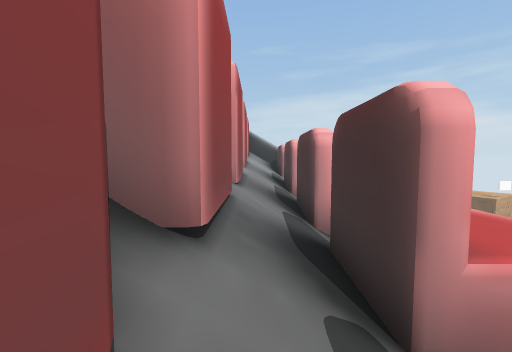
View 1 (above)

24 first-person views from a walk through a scene from a Unity 3-D project. The camera is 1.2 m above the floor, tilts 4° down and sees 90° across. The floor is counted in squares, 1 m on a side. Each view is taken from the middle of a square. On the plan, view 1 faces up. The plan holds only what a view shows up to about 12 squares ahead; the rest is blank. The place goes on beyond the plan. Some surface patterns are stand-ins.

View 2
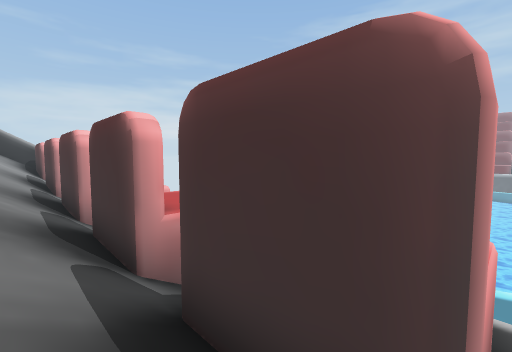

View 3
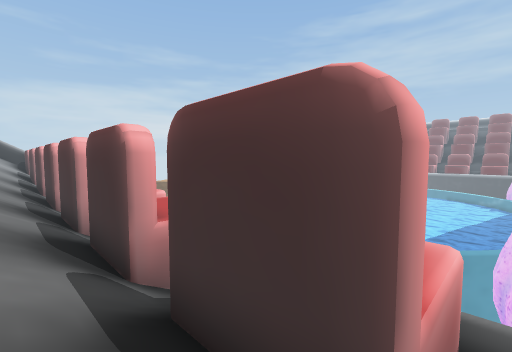

View 4
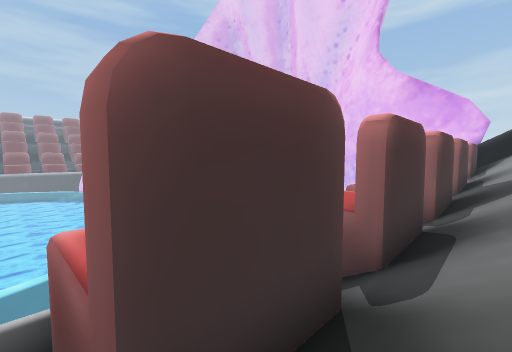

View 5
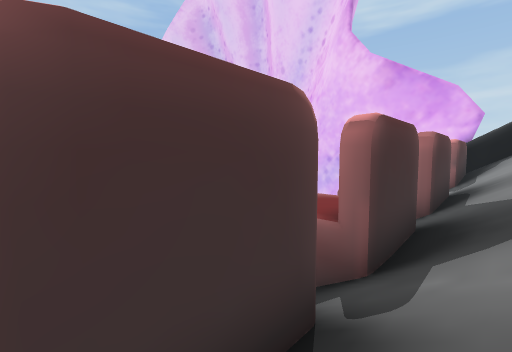

View 6
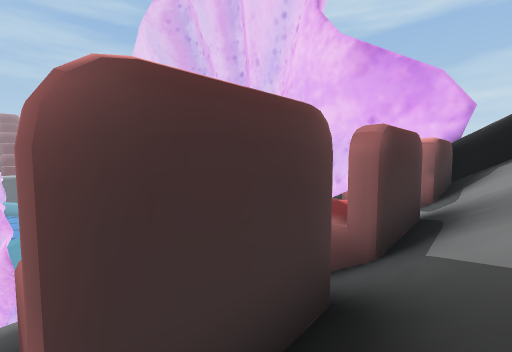

View 7
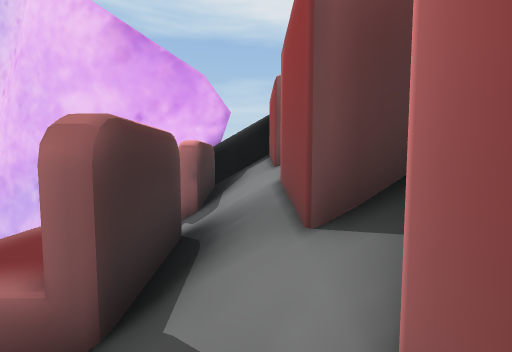

View 8
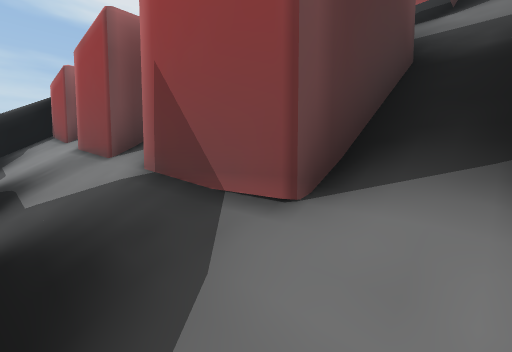

View 9
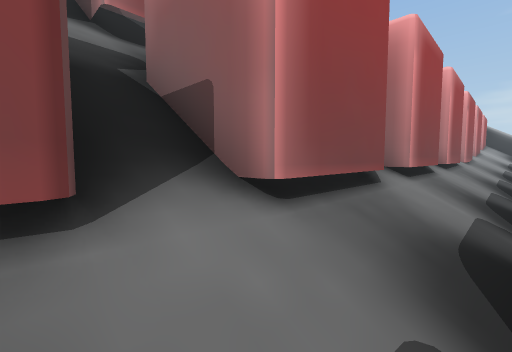

View 10
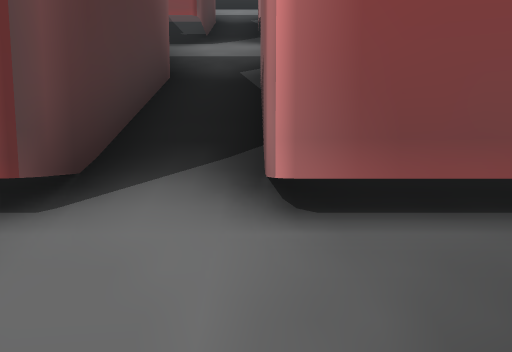

View 11
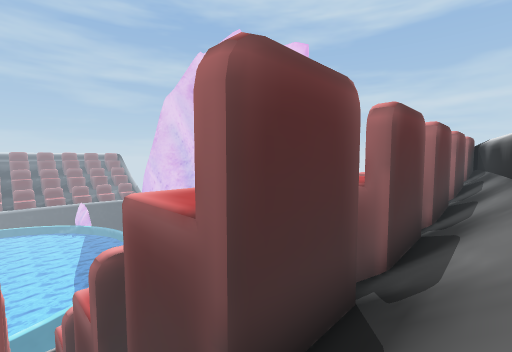

View 12
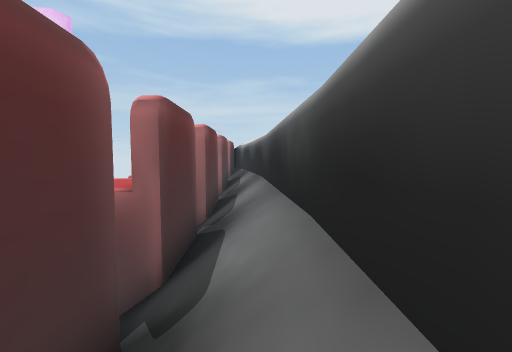

View 13
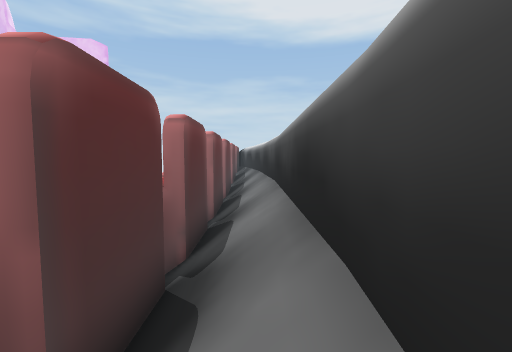

View 14
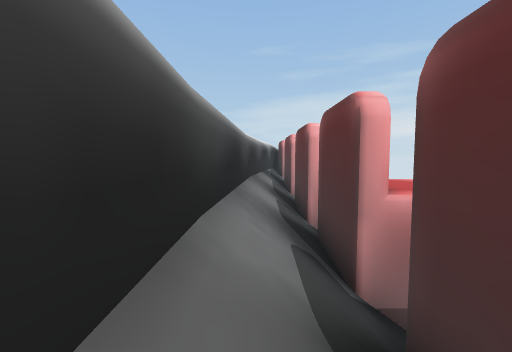

View 15
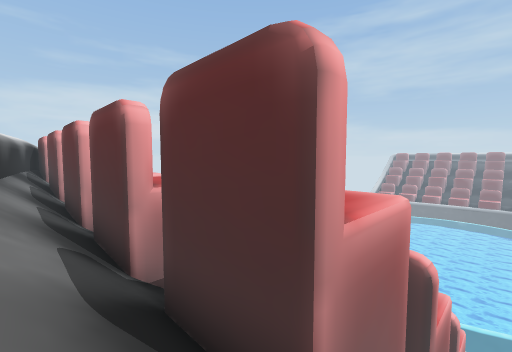

View 16
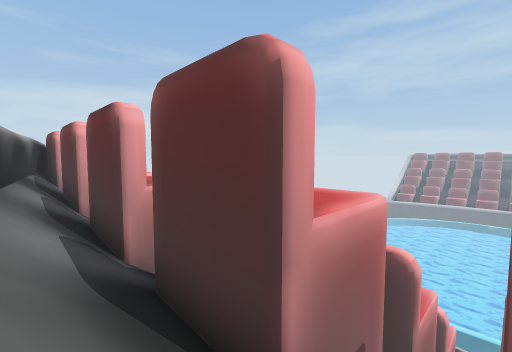

View 17
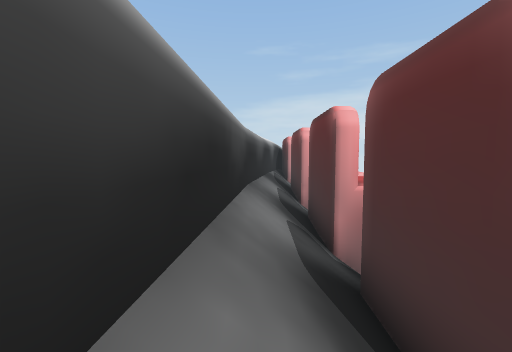

View 18
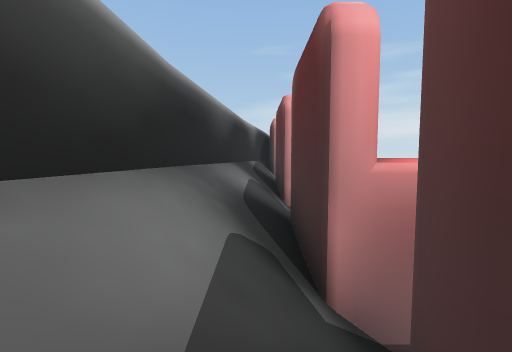

View 19
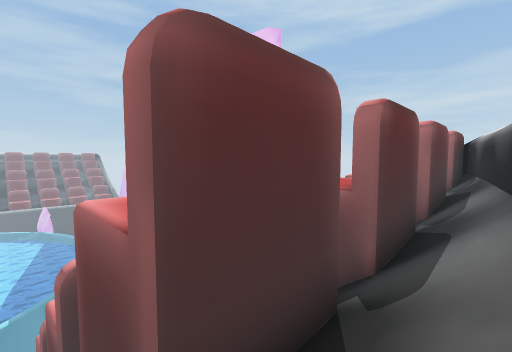

View 20
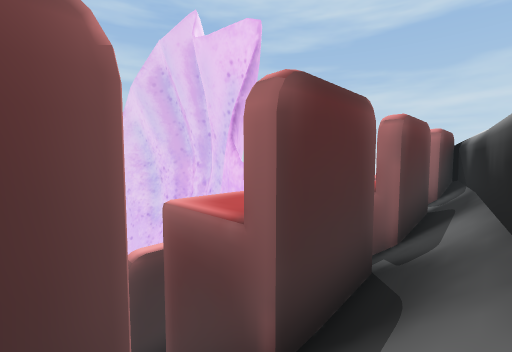

View 21
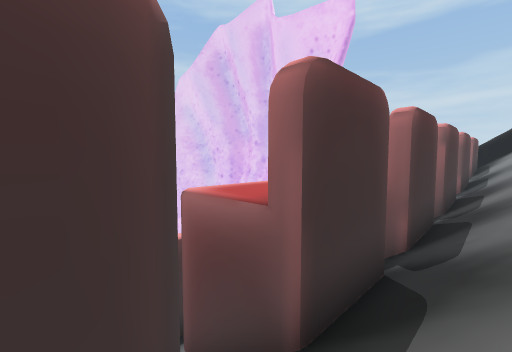

View 22
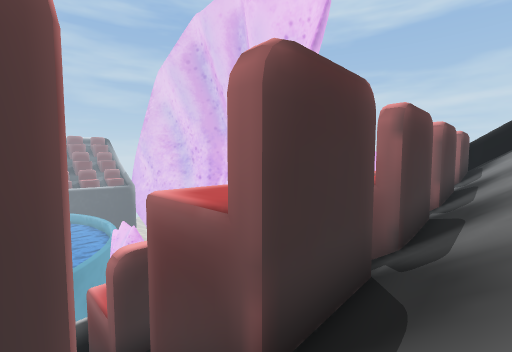

View 23
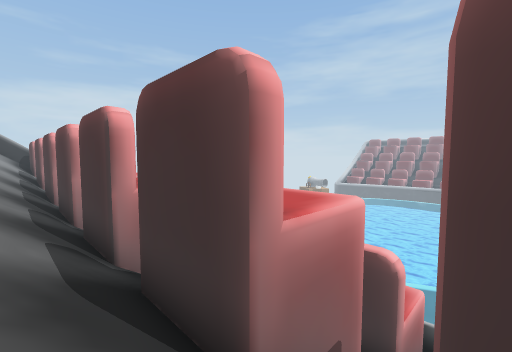

View 24
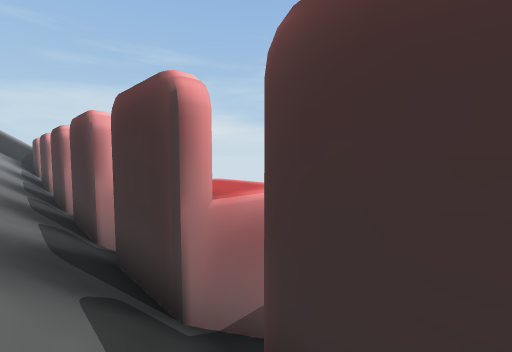

### Floor plan
Key: @ floor where view 1 was taken; # wall or solid block; / step, stairs or slope; ^ raised ledge.
Columns run from 11 left of view 1 to 5 right of it. Each row starts with its distance up from view 1.
 10  #/#  //   //#
  9  #/#  //###//#
  8  #/#  //###//#
  7  #/## //###//#
  6 ##//  /// ////
  5 #//#  //###//#
  4 #//#  //###//##
  3 #//###//###//##
  2 #///////////////^
  1 #//#  //###//#
  0 #//#  //###@/#
 -1 #//#  //###//#
 -2 #//###//###//###^
 -3 #///////////////^
 -4 #//###//###//###
 -5 #//###//###//###
 -6 #//###//###//###^
 -7 #/////////////
 -8 #//###//###//###^
 -9 #//## //#  //###
-10 #//#  //#  //###
-11 ##// ///////////^
-12  #/###//###//#^#^
-13  #/###//###//###
-14  #/#  //###//#^#
-15  #/#  //###//#
-16  #//  /// /////
-17  #/#  //###//#^
-18  #/#  //###//#^#
-19  ###  //###//#^#
-20   #/  /// ////
-21   ##  //###//#
-22       //  #//#
-23           #//^
-24           ###^
-25              ##

Where each view was taken, in squares from view 1:
view 1: 0 up, 0 right, facing up
view 2: 2 down, 0 right, facing up-right
view 3: 11 down, 0 right, facing up-right
view 4: 3 down, 0 right, facing down-right
view 5: 8 down, 0 right, facing down-right
view 6: 12 down, 0 right, facing down-right
view 7: 14 down, 0 right, facing down
view 8: 11 down, 1 right, facing down-left
view 9: 8 down, 1 right, facing up-left
view 10: 2 down, 1 right, facing left
view 11: 2 down, 10 left, facing down-right
view 12: 3 down, 10 left, facing down
view 13: 3 up, 10 left, facing down
view 14: 2 down, 10 left, facing up
view 15: 3 down, 10 left, facing up-right
view 16: 1 up, 10 left, facing up-right
view 17: 1 up, 10 left, facing up
view 18: 4 up, 9 left, facing up
view 19: 7 down, 10 left, facing down-right
view 20: 10 down, 10 left, facing down-right
view 21: 1 down, 5 left, facing down-right
view 22: 6 down, 5 left, facing down-right
view 23: 8 down, 5 left, facing up-right
view 24: 5 down, 5 left, facing up-right
